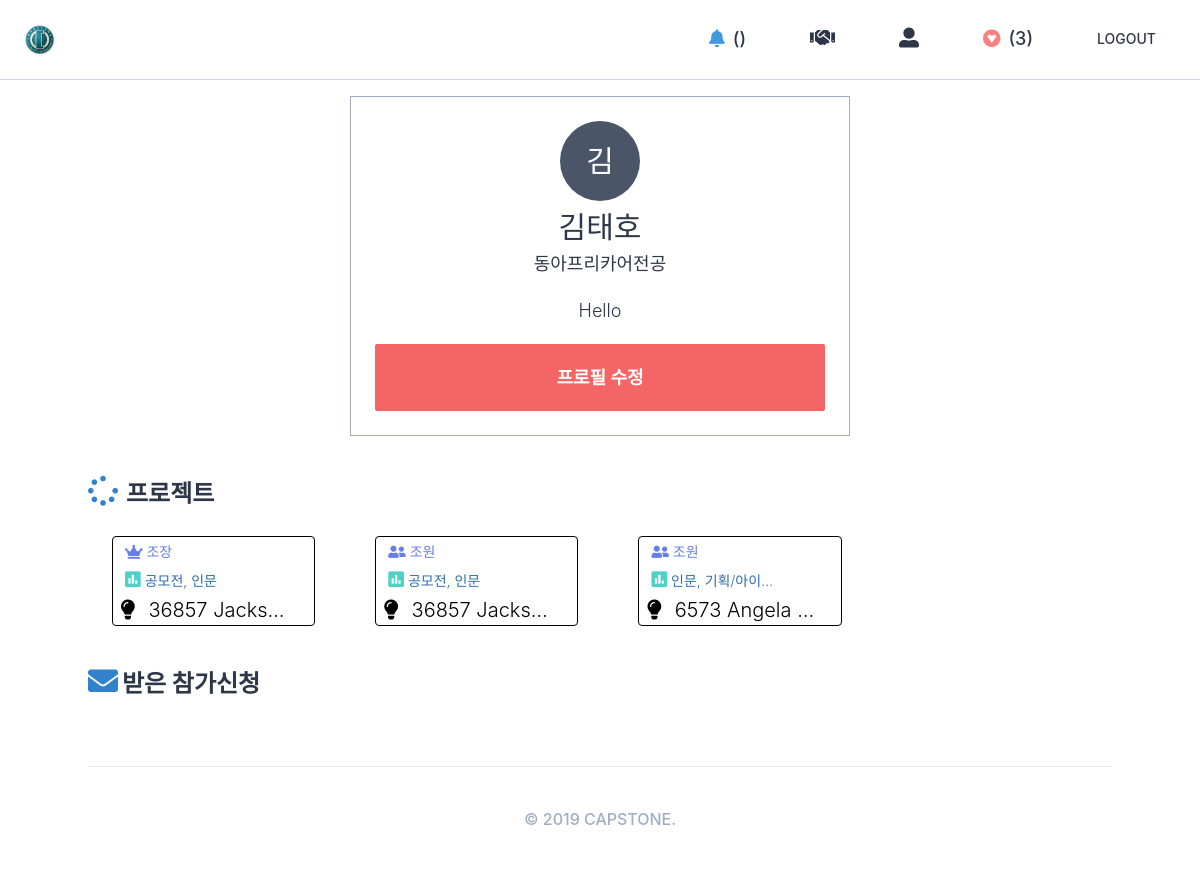
/users/1/ (signed in), run on an earlier commit of the app's database.
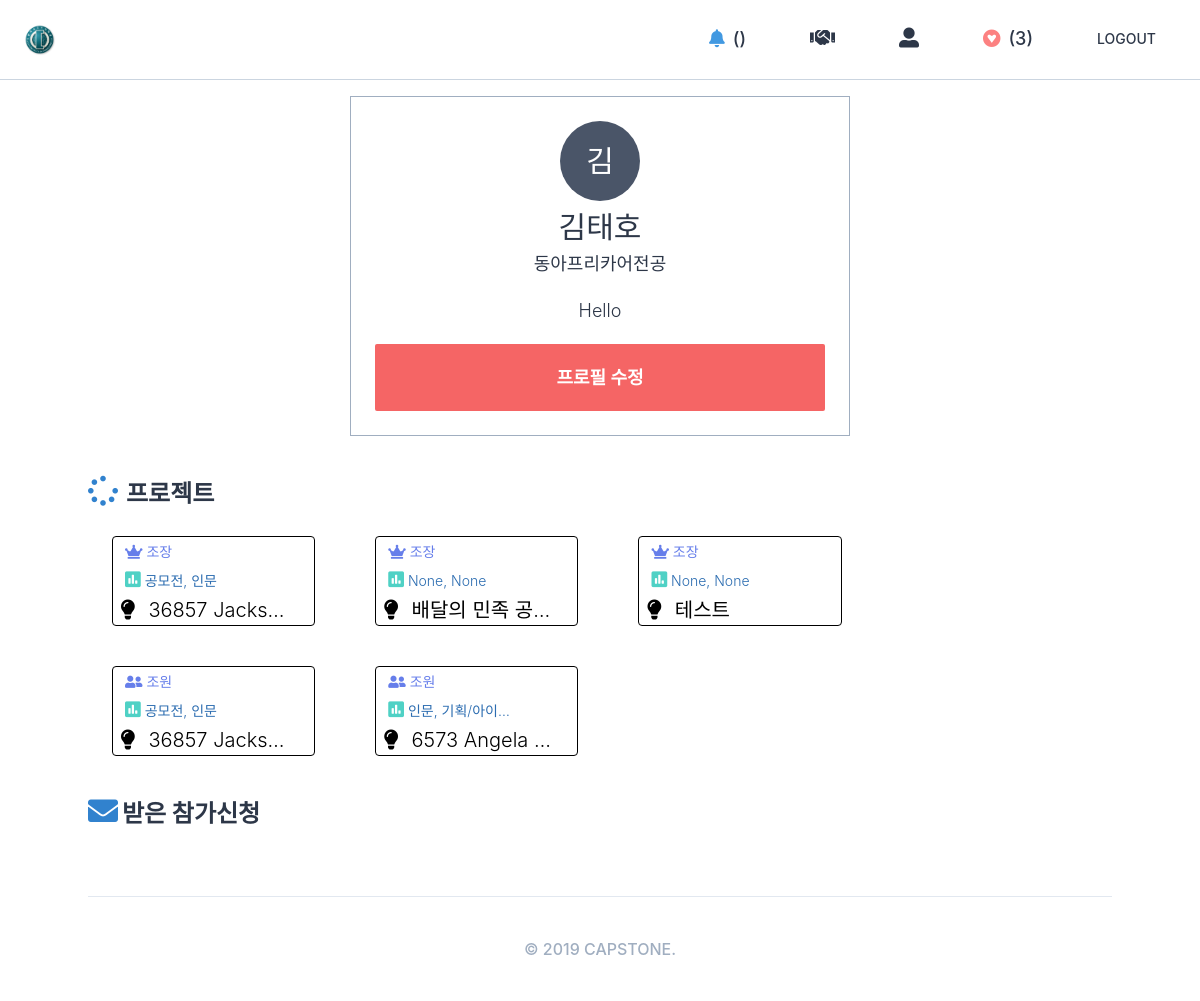
And on a later commit of the database.
### projects/models.py (models this page shows, shortened)
class Project(core_models.TimeStampedModel):
    name = models.CharField(max_length=140)
    description = models.TextField()
    on_market = models.BooleanField(default=False)
    categories = models.ManyToManyField("Category", related_name="projects", blank=True)
    host = models.ForeignKey(
        "users.User", related_name="project_host", on_delete=models.CASCADE
    )
    def get_first_category(self):
        try:
            category, = self.categories.all()[:1]
            return category
        except ValueError:
            return None
    def get_second_category(self):
        try:
            category, = self.categories.all()[1:2]
            return category
        except ValueError:
            return None

class AbstractItem(core_models.TimeStampedModel):
    name = models.CharField(max_length=80)
    class Meta:
        abstract = True
    def __str__(self):
        return self.name

class Category(AbstractItem):
    class Meta:
        verbose_name_plural = "Categories"

### participant/models.py (models this page shows)
class Participant(core_models.TimeStampedModel):
    user = models.ForeignKey(
        "users.User", related_name="participants", on_delete=models.CASCADE
    )
    project = models.ForeignKey(
        "projects.Project", related_name="participants", on_delete=models.CASCADE
    )

### users/views.py (the view)
# urls.py: path("<int:pk>/", views.UserProfileView.as_view(), name="profile"),
class UserProfileView(DetailView):
    model = models.User
    template_name = "users/user_detail.html"
    context_object_name = "user_obj"

### users/models.py (called while the page is built)
    def get_absolute_url(self):
        return reverse("users:profile", kwargs={"pk": self.pk})

### templates/users/user_detail.html (shortened to what this page needs)
{% extends "base.html" %}
{% block content %}
    <div class="h-75vh">
            <div class="container lg:w-5/12 md:w-1/2 xl:w-1/4 mx-auto my-10 flex flex-col items-center border p-6 border-gray-500">
        {% include "mixins/user_avatar.html" with user=user_obj %}
        <div class="flex items-center">
            <span class="text-3xl mt-1">{{user_obj.first_name}}{{user_obj.last_name}}</span>
        </div>
        <span class="text-lg mb-5">{{user_obj.major}}</span>
        <span class="text-lg mb-5">{{user_obj.bio}}</span>
        {% if user == user_obj %}
            <a href="{% url 'users:update' %}" class="btn btn--small bg-red-500 text-white font-bold">프로필 수정</a>
        {% endif %}
    </div>
    {% if user_obj.project_host.count > 0 %}
        {% if user == user_obj %}
            <div class="container mx-auto pb-10">
                <h3 class="mb-6 text-2xl font-bold"><i class="fas fa-spinner text-3xl mr-2 text-blue-600 font-bold"></i>프로젝트</h3>
                <div class="flex flex-wrap mx-1 mt-5">
                    {% for project in user_obj.project_host.all %}
                        {% include "partials/member_project_card.html" with project=project %}
                    {% endfor %}
                    {% for participant in user_obj.participants.all %}
                        {% include "partials/member_project_part_card.html" with participant=participant %}
                    {% endfor %}
                </div>
                <h3 class="mb-6 text-2xl font-bold"><i class="fas fa-envelope text-3xl mr-1 text-blue-600 font-bold"></i>받은 참가신청</h3>
            </div>
        {% endif %}
    {% endif %}
    </div>
{% endblock content %}

### templates/partials/member_project_card.html
<div class="w-1/5 mb-10 px-2 overflow-hidden border border-black mr-10 ml-5 rounded">
    <a href="{% url 'projects:member-detail' project.pk %}">
        <div class="flex justify-between mb-1px truncate">
            <div class="w-3/4 overflow-hidden flex">
                <span class="text-sm text-gray-700 block truncate p-1 mr-2 text-indigo-500">
                <i class="fas fa-crown"></i>
                    조장
                </span>
            </div>
        </div>
        <div class="flex justify-between mb-1px truncate">
            <div class="w-3/4 overflow-hidden flex">
                <span class="text-sm text-gray-700 block truncate p-1 mr-2 text-blue-700">
                    <i class="fas fa-poll text-teal-400 text-lg"></i>
                    {{project.get_first_category}}, {{project.get_second_category}}
                </span>
            </div>
        </div>
        <span class="text-black w-11/12 block truncate text-xl">
            <i class="fas fa-lightbulb mr-2"></i> {{project.name}}
        </span>
    </a>
</div>

### templates/partials/member_project_part_card.html
<div class="w-1/5 mb-10 px-2 overflow-hidden border border-black mr-10 ml-5 rounded">
    <a href="{% url 'projects:member-detail' participant.project.pk %}">
         <div class="flex justify-between mb-1px truncate">
            <div class="w-3/4 overflow-hidden flex">
                <span class="text-sm text-gray-700 block truncate p-1 mr-2 text-indigo-500">
                <i class="fas fa-user-friends"></i>
                    조원
                </span>
            </div>
        </div>
        <div class="flex justify-between mb-1px truncate">
            <div class="w-3/4 overflow-hidden flex">
                <span class="text-sm text-gray-700 block truncate p-1 mr-2 text-blue-700">
                    <i class="fas fa-poll text-teal-400 text-lg"></i>
                    {{participant.project.get_first_category}}, {{participant.project.get_second_category}}
                </span>
            </div>
        </div>
        <span class="text-black w-11/12 block truncate text-xl">
            <i class="fas fa-lightbulb mr-2"></i> {{participant.project.name}}
        </span>
    </a>
</div>

What changed in the data, as far as the page shows it:
added Project: get_first_category "None", get_second_category "None", name "배달의 민족 공…"
added Project: get_first_category "None", get_second_category "None", name "테스트"
